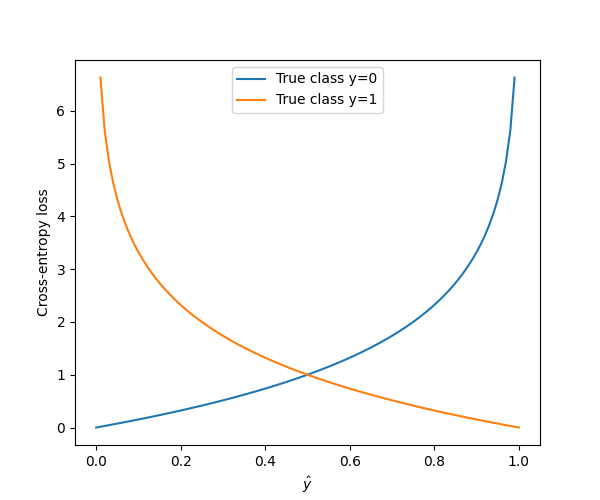

Write Python code to recreate this figure.
import matplotlib as mpl
mpl.use('Agg')
import matplotlib.pyplot as plt
import numpy as np

fig = plt.figure(figsize=(6, 5))
ax = fig.add_subplot(111)

yhat = np.linspace(0,1,100)
cost0 = -np.log2(1-yhat)
cost1 = -np.log2(yhat)

ax.plot(yhat, cost0, yhat, cost1)
ax.legend(['True class y=0', 'True class y=1'])
ax.set_xlabel(r'$\hat{y}$')
ax.set_ylabel('Cross-entropy loss')
fig.savefig('graph.png') 
